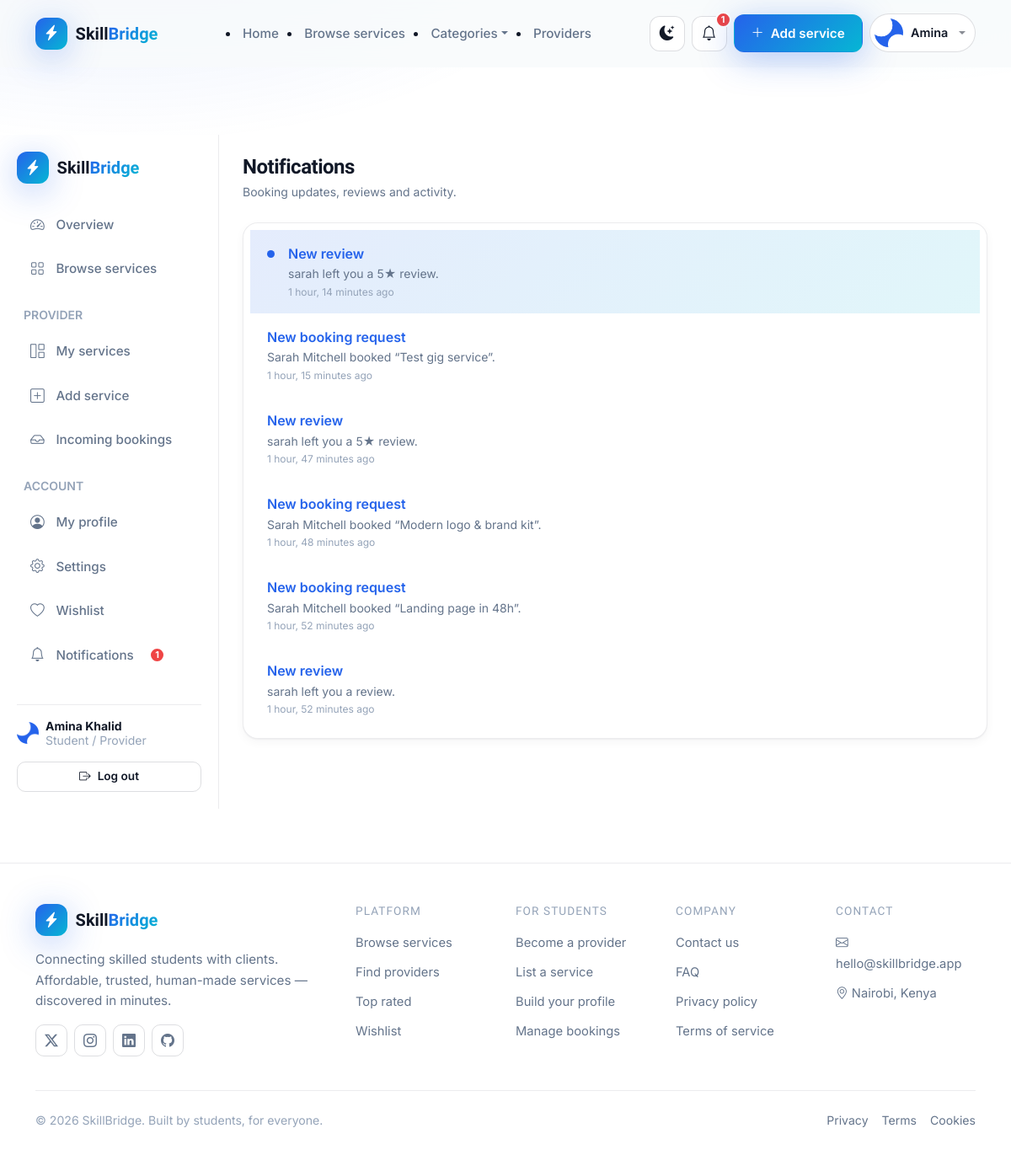
Page /accounts/notifications/ (signed in) on the committed database.
### accounts/models.py (models this page shows, shortened)
class User(AbstractUser):
    class Role(models.TextChoices):
        STUDENT = 'student', 'Student / Provider'
        CLIENT = 'client', 'Client'
    role = models.CharField(max_length=20, choices=Role.choices, default=Role.CLIENT)
    phone = models.CharField(max_length=20, blank=True)
    bio = models.TextField(max_length=1000, blank=True)
    profile_image = models.ImageField(upload_to='profiles/', blank=True, null=True)
    occupation = models.CharField(max_length=120, blank=True)
    location = models.CharField(max_length=120, blank=True)
    website = models.URLField(blank=True)
    skills = models.ManyToManyField('services.Category', related_name='providers', blank=True)
    is_provider_approved = models.BooleanField(
        default=False,
        help_text='Approved by admin before a student can publish services.',
    )
    created_at = models.DateTimeField(auto_now_add=True)
    updated_at = models.DateTimeField(auto_now=True)
    @property
    def is_student(self):
        return self.role == self.Role.STUDENT
    def unread_notifications(self):
        return self.notifications.filter(is_read=False).count()

class Notification(models.Model):
    user = models.ForeignKey(User, on_delete=models.CASCADE, related_name='notifications')
    title = models.CharField(max_length=120)
    message = models.TextField(blank=True)
    link = models.CharField(max_length=255, blank=True)
    is_read = models.BooleanField(default=False)
    created_at = models.DateTimeField(auto_now_add=True)
    class Meta:
        ordering = ['-created_at']

### accounts/views.py (the view)
# urls.py: path('notifications/', views.notifications, name='notifications'),
@login_required
def notifications(request):
    notifications_ = request.user.notifications.all()
    return render(request, 'accounts/notifications.html', {'notifications_list': notifications_})

### accounts/context_processors.py (called while the page is built)
def global_context(request):
    ctx = {
        'all_categories': Category.objects.all().order_by('name'),
        'total_categories': Category.objects.count(),
    }
    if request.user.is_authenticated:
        ctx['unread_notification_count'] = request.user.unread_notifications()
    return ctx

### templates/accounts/notifications.html (shortened to what this page needs)
{% extends 'base.html' %}
{% load static %}
{% block body_class %}sb-dash-body{% endblock %}
{% block content %}
<div class="sb-dash-wrap">
  {% include 'dashboard/includes/sidebar.html' %}
  <main class="sb-dash-main">
    <div class="sb-dash-topbar">
      <div>
        <h4 class="fw-bold mb-1">Notifications</h4>
        <div class="sb-text-muted small">Booking updates, reviews and activity.</div>
      </div>
    </div>
    <div class="sb-card p-2" id="notifList">
      {% for n in notifications_list %}
        <a href="{{ n.link|default:'#' }}" class="text-decoration-none">
          <div class="sb-notif {% if not n.is_read %}unread{% endif %}">
            {% if not n.is_read %}<span class="sb-notif-dot"></span>{% endif %}
            <div class="flex-grow-1 min-w-0">
              <div class="fw-semibold text-reset">{{ n.title }}</div>
              {% if n.message %}<div class="small sb-text-muted">{{ n.message }}</div>{% endif %}
              <div class="sb-text-soft" style="font-size:.75rem">{{ n.created_at|timesince }} ago</div>
            </div>
          </div>
        </a>
      {% empty %}
        <div class="sb-empty py-5">
          <div class="sb-empty-icon"><i class="bi bi-bell-slash"></i></div>
          <p class="mb-0">You're all caught up.</p>
        </div>
      {% endfor %}
    </div>
  </main>
</div>
{% endblock %}

### templates/includes/navbar.html (shortened to what this page needs)
{% load static %}
<nav class="sb-navbar {% if request.resolver_match.url_name == 'home' %}sb-navbar--transparent{% endif %}" id="mainNavbar">
  <div class="container">
    <div class="d-flex align-items-center justify-content-between py-3">
      <a class="sb-brand" href="{% url 'services:home' %}">
        <span class="sb-brand-mark"><i class="bi bi-lightning-charge-fill"></i></span>
        <span class="sb-brand-text">Skill<span>Bridge</span></span>
      </a>
      <ul class="sb-nav-links d-none d-lg-flex align-items-center gap-4 mb-0">
        <li><a class="{% if request.resolver_match.url_name == 'home' %}active{% endif %}" href="{% url 'services:home' %}">Home</a></li>
        <li><a class="{% if request.resolver_match.url_name == 'browse' %}active{% endif %}" href="{% url 'services:browse' %}">Browse services</a></li>
        <li class="nav-item dropdown">
          <a class="dropdown-toggle" data-bs-toggle="dropdown" href="#" role="button">Categories</a>
        </li>
        <li><a class="{% if request.resolver_match.url_name == 'providers' %}active{% endif %}" href="{% url 'services:providers' %}">Providers</a></li>
      </ul>
      <div class="d-flex align-items-center gap-2 sb-nav-actions">
        <button class="sb-icon-btn" id="themeToggle" title="Toggle dark mode" aria-label="Toggle dark mode">
        </button>
        {% if user.is_authenticated %}
          <a class="sb-icon-btn position-relative" href="{% url 'accounts:notifications' %}" title="Notifications">
            <i class="bi bi-bell"></i>
            {% if unread_notification_count %}
              <span class="sb-badge-dot">{{ unread_notification_count }}</span>
            {% endif %}
          </a>
          {% if user.is_student and user.is_provider_approved %}
            <a class="sb-btn sb-btn-primary d-none d-md-inline-flex" href="{% url 'services:create' %}">
              <i class="bi bi-plus-lg"></i> Add service
            </a>
          {% endif %}
          <div class="dropdown">
            <button class="sb-avatar-btn dropdown-toggle" data-bs-toggle="dropdown" aria-expanded="false">
              {% if user.profile_image %}
                <img src="{{ user.profile_image.url }}" alt="{{ user.username }}" class="sb-avatar">
              {% else %}
                <span class="sb-avatar sb-avatar--text">{{ user.first_name|default:user.username|slice:":1" }}</span>
              {% endif %}
              <span class="d-none d-md-inline">{{ user.first_name|default:user.username|truncatechars:12 }}</span>
            </button>
          </div>
        {% else %}
          <a class="sb-btn sb-btn-ghost d-none d-sm-inline-flex" href="{% url 'accounts:login' %}">Log in</a>
          <a class="sb-btn sb-btn-primary sb-nav-cta" href="{% url 'accounts:register' %}">Get started</a>
        {% endif %}
      </div>
    </div>
  </div>
</nav>

### templates/dashboard/includes/sidebar.html (shortened to what this page needs)
<aside class="sb-sidebar">
  <a class="sb-brand" href="{% url 'services:home' %}">
    <span class="sb-brand-mark"><i class="bi bi-lightning-charge-fill"></i></span>
    <span class="sb-brand-text">Skill<span>Bridge</span></span>
  </a>
  <nav class="sb-sidebar-nav">
    <a href="{% url 'dashboard:home' %}" class="{% if request.resolver_match.url_name == 'home' and request.resolver_match.namespace == 'dashboard' %}active{% endif %}">
      <i class="bi bi-speedometer2"></i> Overview
    </a>
    <a href="{% url 'services:browse' %}"><i class="bi bi-grid"></i> Browse services</a>
    {% if user.is_student %}
      <div class="sb-text-soft small fw-semibold mt-3 mb-1 px-2">PROVIDER</div>
      <a href="{% url 'services:my_services' %}" class="{% if request.resolver_match.namespace == 'services' and request.resolver_match.url_name == 'my_services' %}active{% endif %}">
        <i class="bi bi-grid-1x2"></i> My services
      </a>
      <a href="{% url 'services:create' %}" class="{% if request.resolver_match.url_name == 'create' %}active{% endif %}">
        <i class="bi bi-plus-square"></i> Add service
      </a>
      <a href="{% url 'bookings:incoming' %}" class="{% if request.resolver_match.url_name == 'incoming' %}active{% endif %}">
        <i class="bi bi-inbox"></i> Incoming bookings
      </a>
    {% else %}
      <div class="sb-text-soft small fw-semibold mt-3 mb-1 px-2">CLIENT</div>
      <a href="{% url 'bookings:my_bookings' %}" class="{% if request.resolver_match.url_name == 'my_bookings' %}active{% endif %}">
        <i class="bi bi-calendar2-check"></i> My bookings
      </a>
    {% endif %}
    <div class="sb-text-soft small fw-semibold mt-3 mb-1 px-2">ACCOUNT</div>
    <a href="{% url 'accounts:profile' %}"><i class="bi bi-person-circle"></i> My profile</a>
    <a href="{% url 'accounts:edit_profile' %}" class="{% if request.resolver_match.url_name == 'edit_profile' %}active{% endif %}">
      <i class="bi bi-gear"></i> Settings
    </a>
    <a href="{% url 'services:wishlist' %}" class="{% if request.resolver_match.url_name == 'wishlist' %}active{% endif %}">
      <i class="bi bi-heart"></i> Wishlist
    </a>
    <a href="{% url 'accounts:notifications' %}">
      <i class="bi bi-bell"></i> Notifications
      {% if unread_notification_count %}<span class="sb-badge-dot sb-badge-dot--static">{{ unread_notification_count }}</span>{% endif %}
    </a>
  </nav>
  <div class="sb-sidebar-footer">
    <div class="d-flex align-items-center gap-2 mb-3">
      {% if user.profile_image %}
        <img src="{{ user.profile_image.url }}" alt="" class="sb-avatar sb-avatar--sm">
      {% else %}
        <span class="sb-avatar sb-avatar--text sb-avatar--sm">{{ user.first_name|default:user.username|slice:":1" }}</span>
      {% endif %}
      <div class="small lh-sm">
        <div class="fw-bold">{{ user.get_full_name|default:user.username }}</div>
        <div class="sb-text-soft">{{ user.get_role_display }}</div>
      </div>
    </div>
    <form method="post" action="{% url 'accounts:logout' %}">
      <button type="submit" class="sb-btn sb-btn-ghost sb-btn-sm w-100"><i class="bi bi-box-arrow-right"></i> Log out</button>
    </form>
  </div>
</aside>

### rows in the picture
User: profile_image (picture), first_name "Amina", get_full_name "Amina Khalid", role "Student / Provider"
Notification: is_read False (drawn), title "New review", message "sarah left you a 5★ review.", created_at "1 hour, 14 minutes"
Notification: title "New booking request", message "Sarah Mitchell booked “Test gig service”.", created_at "1 hour, 15 minutes"
Notification: title "New review", message "sarah left you a 5★ review.", created_at "1 hour, 47 minutes"
Notification: title "New booking request", message "Sarah Mitchell booked “Modern logo & brand kit”.", created_at "1 hour, 48 minutes"
Notification: title "New booking request", message "Sarah Mitchell booked “Landing page in 48h”.", created_at "1 hour, 52 minutes"
Notification: title "New review", message "sarah left you a review.", created_at "1 hour, 52 minutes"

### other values in the picture
{{ unread_notification_count }} "1"
